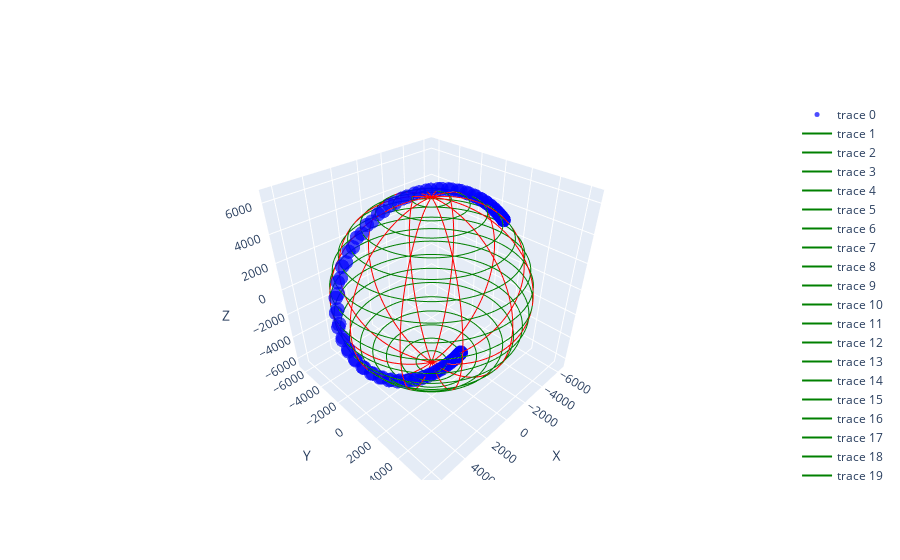

This figure's notebook cell:
### Code cell
alt = np.array([80]*len(ell1_lon))
elx = (alt+6378) * np.cos(np.radians(ell2_lat)) * np.cos(np.radians(ell2_lon))
ely = (alt+6378) * np.cos(np.radians(ell2_lat)) * np.sin(np.radians(ell2_lon))
elz = (alt+6378) * np.sin(np.radians(ell2_lat))

print(ell2_lon)
print(ell2_lat)
import plotly.graph_objects as go

fig = go.Figure(data=[go.Scatter3d(x=elx,y=ely,z=elz,
                                   mode='markers',marker=dict(size=5, color='blue', opacity=0.7))])


latitudes = np.arange(-90, 91, 10)
for lati in latitudes:
    lat_x = np.cos(np.radians(lati)) * np.cos(np.radians(np.linspace(0, 360, 100))) * 6371
    lat_y = np.cos(np.radians(lati)) * np.sin(np.radians(np.linspace(0, 360, 100))) * 6371
    lat_z = np.full_like(lat_x, 6371 * np.sin(np.radians(lati)))
    
    fig.add_trace(go.Scatter3d(x=lat_x, y=lat_y, z=lat_z,mode='lines',line=dict(color='green', width=2)))

longitudes = np.arange(-180, 181, 30)
for long in longitudes:
    lon_x = np.cos(np.radians(np.linspace(-90, 90, 100))) * np.cos(np.radians(long)) * 6371
    lon_y = np.cos(np.radians(np.linspace(-90, 90, 100))) * np.sin(np.radians(long)) * 6371
    lon_z = np.sin(np.radians(np.linspace(-90, 90, 100))) * 6371
    
    fig.add_trace(go.Scatter3d(x=lon_x, y=lon_y, z=lon_z,mode='lines',line=dict(color='red', width=2)))

fig.update_layout(scene=dict(xaxis_title="X",yaxis_title="Y",zaxis_title="Z"))
fig.write_html("satellite_plot.html")
fig.show()
